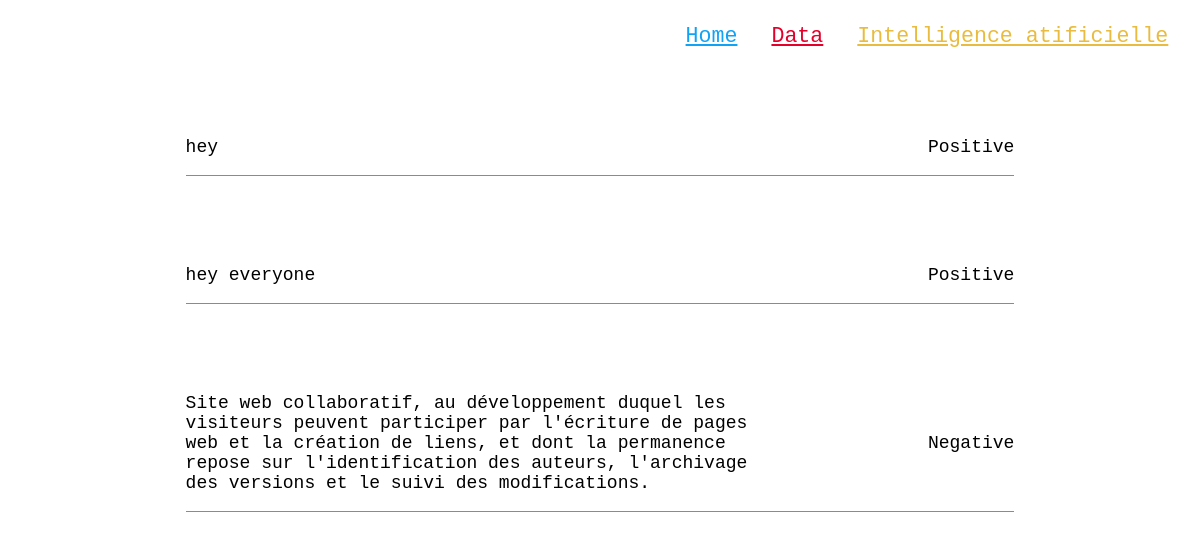
Before: /home/data/ with the older database file.
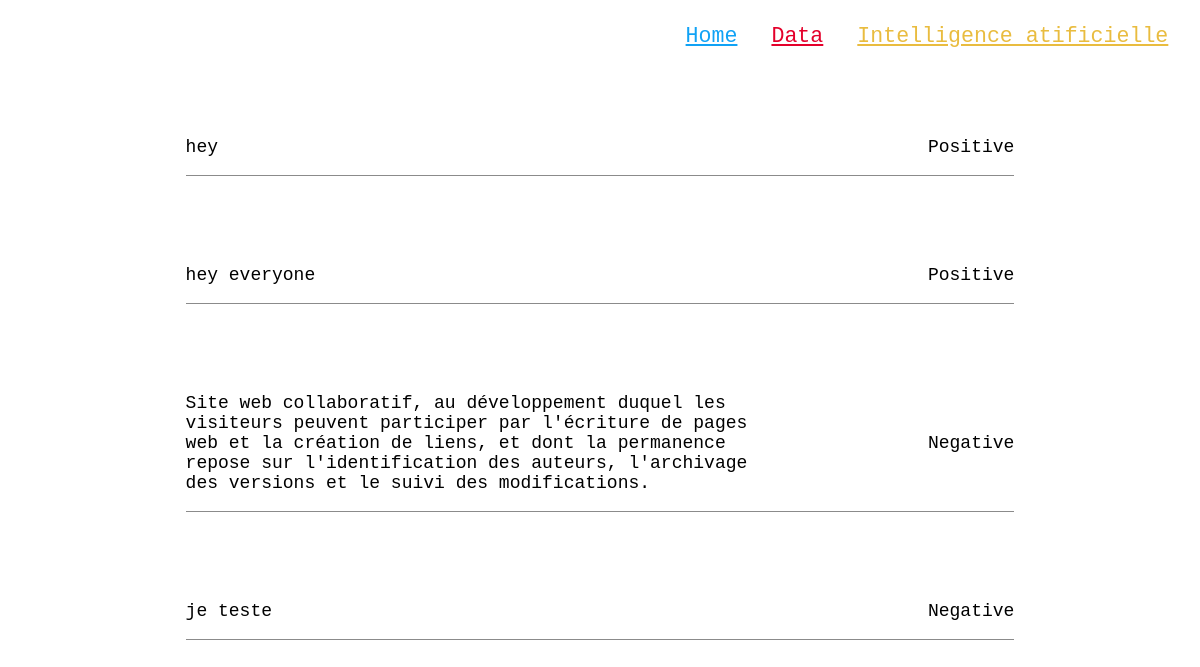
After: the same page with the newer database file.
### message_wolof/models.py (models this page shows)
class Message_wolof(models.Model):
    message = models.TextField()
    emotion = models.CharField(max_length=50, choices=SENTIMENTS, verbose_name='sentiments')

### message_wolof/views.py (the view)
# urls.py: path('data/', views.data_view, name='data'),
def data_view(request):
    messages = Message_wolof.objects.all()
    context = {
        "messages": messages
    }
    return render(request, 'message_wolof/data.html', context)

### message_wolof/templates/message_wolof/data.html (shortened to what this page needs)
<!DOCTYPE html>
<html lang="en">
<head>
    {% load static %}
    <link rel="stylesheet"  type="text/css" href="{% static 'message_wolof/datas.css' %}" />
</head>
<body>
    <header>
        <div>
            <a class="link_1" href="{% url 'home' %}">Home</a>
            <a class="link_2" href="{% url 'data' %}">Data</a>
            <a class="link_3" href="{% url 'ia' %}">Intelligence atificielle</a>
        </div>
    </header>
    <section>
        <div class="sec1">
            {% for message in messages%}
                <div class="sec2">
                    <p class="message">
                        {{message.message}}
                    </p>
                    <p class="emotion">
                        {{message.emotion}}
                    </p>
                </div>
            {% endfor %}
        </div>
    </section>
</body>
</html>

Changed rows visible on the page:
added Message_wolof: message "je teste", emotion "Negative"
